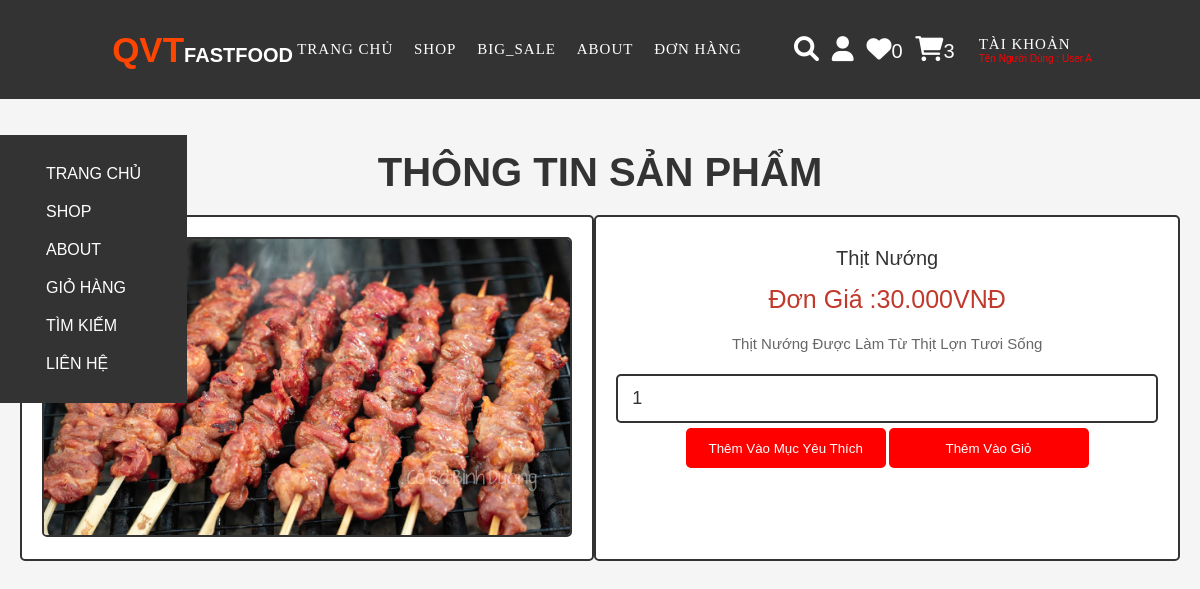
The page /view_page.php?pid=2 (signed in) on the database its author committed.
### tables this page shows
CREATE TABLE `products` (
  `id` int(100) NOT NULL,
  `name` varchar(100) NOT NULL,
  `details` varchar(500) NOT NULL,
  `price` int(100) NOT NULL,
  `image` varchar(100) NOT NULL
);

### view_page.php (the view, shortened to what this page needs)
<?php
@include 'config.php';
?>
<!DOCTYPE html>
<html lang="en">
<head>
    <link rel="stylesheet" href="https://cdnjs.cloudflare.com/ajax/libs/font-awesome/6.0.0/css/all.min.css">
    <link rel="stylesheet" href="css/design.css">
</head>
<body>
    <?php @include 'header.php'; ?>
    <?php @include 'menuleft.php'; ?>
    <section class="quick-view" style="padding-top:150px;">
        <h1 class="title">Thông tin sản phẩm</h1>
        <?php
        if (isset($_GET['pid'])) {
            $pid = $_GET['pid'];
            $select_products = mysqli_query($conn, "SELECT * FROM `products` WHERE id = '$pid'") or die('query failed');
            if (mysqli_num_rows($select_products) > 0) {
                while ($fetch_products = mysqli_fetch_assoc($select_products)) {
        ?>
               <div class="quan-post" style="display :flex">
                   <form action="" method="POST">
                       <img src="./anhdoan/<?php echo $fetch_products['image']; ?>" alt="" class="image">
                   </form>
                   <form action="" method="POST">
                       <div class="name"><?php echo $fetch_products['name']; ?></div>
                       <div class="price">Đơn giá :<?php echo $fetch_products['price']; ?>.000VNĐ</div>
                       <div class="details"><?php echo $fetch_products['details']; ?></div>
                       <input type="number" name="product_quantity" value="1" min="0" class="qty">
                       <input type="submit" value="Thêm vào mục yêu thích" name="add_to_wishlist" style="padding:2px 10px; background:red;color:white; height: 40px ;width: 200px;   border-radius: 5px; ">
                       <input type="submit" value="Thêm vào giỏ" name="add_to_cart" style="padding:2px 10px; background:red;color:white; height: 40px ;width: 200px;   border-radius: 5px; ">
                   </form>
               </div>
        <?php
                }
            } else {
                echo '<p class="empty">no products details available!</p>';
            }
        }
        ?>
    </section>
</body>
</html>

### css/design.css (style rules this page uses)
:root { --font-heading:crimson; --para-font:#777777; --black:#222222; --bg: rgba(237,28,70); --white: #fff; --orange: #ffa500; --pink:#e84393; --red:#c0392b; --orange:#f39c12; --black:#333; --white:#fff; --light-color:#666; --light-white:#ccc; --light-bg:#f5f5f5; --border:.2rem solid var(--black); --box-shadow:0 .5rem 1rem rgba(0,0,0,.1); }
* { font-family:'Nunito' , sans-serif; margin: 0; padding: 0; box-sizing: border-box; outline: none; border: none; text-decoration: none; text-transform: capitalize; transition: all .2s linear; }
html { font-size: 62.5%; overflow-x: hidden; scroll-padding-top: 6rem; scroll-behavior: smooth; }
section { padding: 2rem 9%; }
@media (max-width:1200px) { html { font-size: 55%; } }
* { font-family: 'Rubik', sans-serif; margin:0; padding:0; box-sizing: border-box; outline: none; border:none; text-decoration: none; transition:all .2s linear; }
html { font-size: 62.5%; overflow-x: hidden; scroll-behavior: smooth; scroll-padding-top: 6.5rem; }
body { background: var(--light-bg); }
section { padding:0rem 2rem; }
.title { text-align: center; margin-bottom: 2rem; color:var(--black); text-transform: uppercase; font-size: 4rem; }
.quick-view form { max-width: 60rem; padding:2rem; text-align: center; border:var(--border); box-shadow: var(--border); border-radius: .5rem; background-color: var(--white); margin:0 auto; }
.quick-view form .image { height: 30rem; border:var(--border); border-radius: .5rem; }
.quick-view form .name { margin:1rem 0; font-size: 2rem; color:var(--black); }
.quick-view form .price { color:var(--red); font-size: 2.5rem; padding:.5rem 0; }
.quick-view form .details { padding:1rem 0; font-size: 1.5rem; color:var(--light-color); line-height: 2; }
.quick-view form .qty { width: 100%; padding:1.2rem 1.4rem; font-size: 1.8rem; color:var(--black); border-radius: .5rem; border:var(--border); margin:.5rem 0; }

### rows shown on the page
products: image (picture), name "Thịt Nướng", price "30", details "Thịt Nướng Được Làm Từ Thịt Lợn Tươi Sống"

### other values the page prints
$wishlist_num_rows "0"
$cart_num_rows "3"
$_SESSION['user_name'] "User A"
